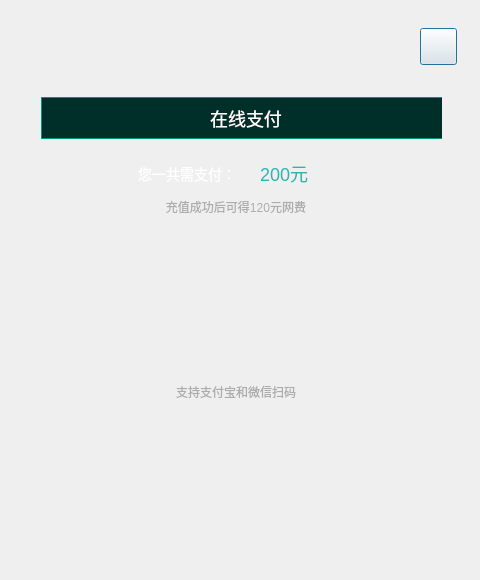
<?xml version="1.0" encoding="UTF-8"?>
<ui version="4.0">
 <class>paymentDialog</class>
 <widget class="QDialog" name="paymentDialog">
  <property name="geometry">
   <rect>
    <x>0</x>
    <y>0</y>
    <width>480</width>
    <height>580</height>
   </rect>
  </property>
  <property name="minimumSize">
   <size>
    <width>480</width>
    <height>580</height>
   </size>
  </property>
  <property name="maximumSize">
   <size>
    <width>480</width>
    <height>580</height>
   </size>
  </property>
  <property name="windowTitle">
   <string>paymentDialog</string>
  </property>
  <layout class="QGridLayout" name="gridLayout">
   <property name="leftMargin">
    <number>0</number>
   </property>
   <property name="topMargin">
    <number>0</number>
   </property>
   <property name="rightMargin">
    <number>0</number>
   </property>
   <property name="bottomMargin">
    <number>0</number>
   </property>
   <property name="spacing">
    <number>0</number>
   </property>
   <item row="0" column="0">
    <widget class="QWidget" name="widget" native="true">
     <property name="styleSheet">
      <string notr="true">#widget{
border-image: url(:/masterDesktop/Resources/complaints_bg.png);
}
#btn_close{
border-image: url(:/masterDesktop/Resources/close.png);
}
#btn_close:pressed{
margin:1px;
}
#wgt_title{
background:#002E29;
border:1px solid #00947E;
}
#lbl_title{
font-family:&quot;微软雅黑&quot;;
font-size:18px;
color:#FFFFFF;
}</string>
     </property>
     <widget class="QPushButton" name="btn_close">
      <property name="geometry">
       <rect>
        <x>420</x>
        <y>28</y>
        <width>37</width>
        <height>37</height>
       </rect>
      </property>
      <property name="minimumSize">
       <size>
        <width>37</width>
        <height>37</height>
       </size>
      </property>
      <property name="maximumSize">
       <size>
        <width>37</width>
        <height>37</height>
       </size>
      </property>
      <property name="text">
       <string/>
      </property>
     </widget>
     <widget class="QWidget" name="layoutWidget">
      <property name="geometry">
       <rect>
        <x>30</x>
        <y>86</y>
        <width>412</width>
        <height>424</height>
       </rect>
      </property>
      <layout class="QVBoxLayout" name="verticalLayout">
       <property name="spacing">
        <number>0</number>
       </property>
       <item>
        <widget class="QWidget" name="wgt_title" native="true">
         <property name="minimumSize">
          <size>
           <width>410</width>
           <height>42</height>
          </size>
         </property>
         <property name="maximumSize">
          <size>
           <width>410</width>
           <height>42</height>
          </size>
         </property>
         <layout class="QHBoxLayout" name="horizontalLayout">
          <property name="spacing">
           <number>0</number>
          </property>
          <property name="leftMargin">
           <number>0</number>
          </property>
          <property name="topMargin">
           <number>0</number>
          </property>
          <property name="rightMargin">
           <number>0</number>
          </property>
          <property name="bottomMargin">
           <number>0</number>
          </property>
          <item>
           <widget class="QLabel" name="lbl_title">
            <property name="text">
             <string>在线支付</string>
            </property>
            <property name="alignment">
             <set>Qt::AlignCenter</set>
            </property>
           </widget>
          </item>
         </layout>
        </widget>
       </item>
       <item>
        <widget class="QWidget" name="widget_2" native="true">
         <property name="minimumSize">
          <size>
           <width>0</width>
           <height>380</height>
          </size>
         </property>
         <property name="maximumSize">
          <size>
           <width>16777215</width>
           <height>380</height>
          </size>
         </property>
         <layout class="QVBoxLayout" name="verticalLayout_2">
          <property name="spacing">
           <number>11</number>
          </property>
          <property name="topMargin">
           <number>21</number>
          </property>
          <item>
           <layout class="QHBoxLayout" name="horizontalLayout_3">
            <property name="spacing">
             <number>0</number>
            </property>
            <item>
             <widget class="QLabel" name="label_4">
              <property name="styleSheet">
               <string notr="true">font-family:&quot;微软雅黑&quot;;
font-size:14px;
color:#FFFFFF;</string>
              </property>
              <property name="text">
               <string>您一共需支付：</string>
              </property>
              <property name="alignment">
               <set>Qt::AlignRight|Qt::AlignTrailing|Qt::AlignVCenter</set>
              </property>
             </widget>
            </item>
            <item>
             <widget class="QLabel" name="lbl_sum">
              <property name="styleSheet">
               <string notr="true">font-family:&quot;微软雅黑&quot;;
font-size:18px;
color:#2EB4AF;
padding-left:20px;</string>
              </property>
              <property name="text">
               <string>200元</string>
              </property>
             </widget>
            </item>
           </layout>
          </item>
          <item>
           <widget class="QLabel" name="lbl_content">
            <property name="styleSheet">
             <string notr="true">font-family:&quot;微软雅黑&quot;;
font-size:12px;
color:#ACACAC;</string>
            </property>
            <property name="text">
             <string>充值成功后可得120元网费</string>
            </property>
            <property name="alignment">
             <set>Qt::AlignCenter</set>
            </property>
           </widget>
          </item>
          <item>
           <spacer name="verticalSpacer_2">
            <property name="orientation">
             <enum>Qt::Vertical</enum>
            </property>
            <property name="sizeType">
             <enum>QSizePolicy::Fixed</enum>
            </property>
            <property name="sizeHint" stdset="0">
             <size>
              <width>20</width>
              <height>6</height>
             </size>
            </property>
           </spacer>
          </item>
          <item>
           <layout class="QHBoxLayout" name="horizontalLayout_2">
            <item>
             <spacer name="horizontalSpacer">
              <property name="orientation">
               <enum>Qt::Horizontal</enum>
              </property>
              <property name="sizeHint" stdset="0">
               <size>
                <width>40</width>
                <height>20</height>
               </size>
              </property>
             </spacer>
            </item>
            <item>
             <widget class="qrCodeGenerateWgt" name="wgt_code" native="true">
              <property name="minimumSize">
               <size>
                <width>130</width>
                <height>130</height>
               </size>
              </property>
              <property name="maximumSize">
               <size>
                <width>130</width>
                <height>130</height>
               </size>
              </property>
             </widget>
            </item>
            <item>
             <spacer name="horizontalSpacer_2">
              <property name="orientation">
               <enum>Qt::Horizontal</enum>
              </property>
              <property name="sizeHint" stdset="0">
               <size>
                <width>40</width>
                <height>20</height>
               </size>
              </property>
             </spacer>
            </item>
           </layout>
          </item>
          <item>
           <spacer name="verticalSpacer_3">
            <property name="orientation">
             <enum>Qt::Vertical</enum>
            </property>
            <property name="sizeType">
             <enum>QSizePolicy::Fixed</enum>
            </property>
            <property name="sizeHint" stdset="0">
             <size>
              <width>20</width>
              <height>9</height>
             </size>
            </property>
           </spacer>
          </item>
          <item>
           <widget class="QLabel" name="label">
            <property name="styleSheet">
             <string notr="true">font-family:&quot;微软雅黑&quot;;
font-size:12px;
color:#ACACAC;</string>
            </property>
            <property name="text">
             <string>支持支付宝和微信扫码</string>
            </property>
            <property name="alignment">
             <set>Qt::AlignCenter</set>
            </property>
           </widget>
          </item>
          <item>
           <spacer name="verticalSpacer">
            <property name="orientation">
             <enum>Qt::Vertical</enum>
            </property>
            <property name="sizeHint" stdset="0">
             <size>
              <width>20</width>
              <height>74</height>
             </size>
            </property>
           </spacer>
          </item>
         </layout>
        </widget>
       </item>
      </layout>
     </widget>
    </widget>
   </item>
  </layout>
 </widget>
 <layoutdefault spacing="6" margin="11"/>
 <customwidgets>
  <customwidget>
   <class>qrCodeGenerateWgt</class>
   <extends>QWidget</extends>
   <header>qrCodeGenerateWgt.h</header>
   <container>1</container>
  </customwidget>
 </customwidgets>
 <resources>
  <include location="masterDesktop.qrc"/>
 </resources>
 <connections/>
</ui>
